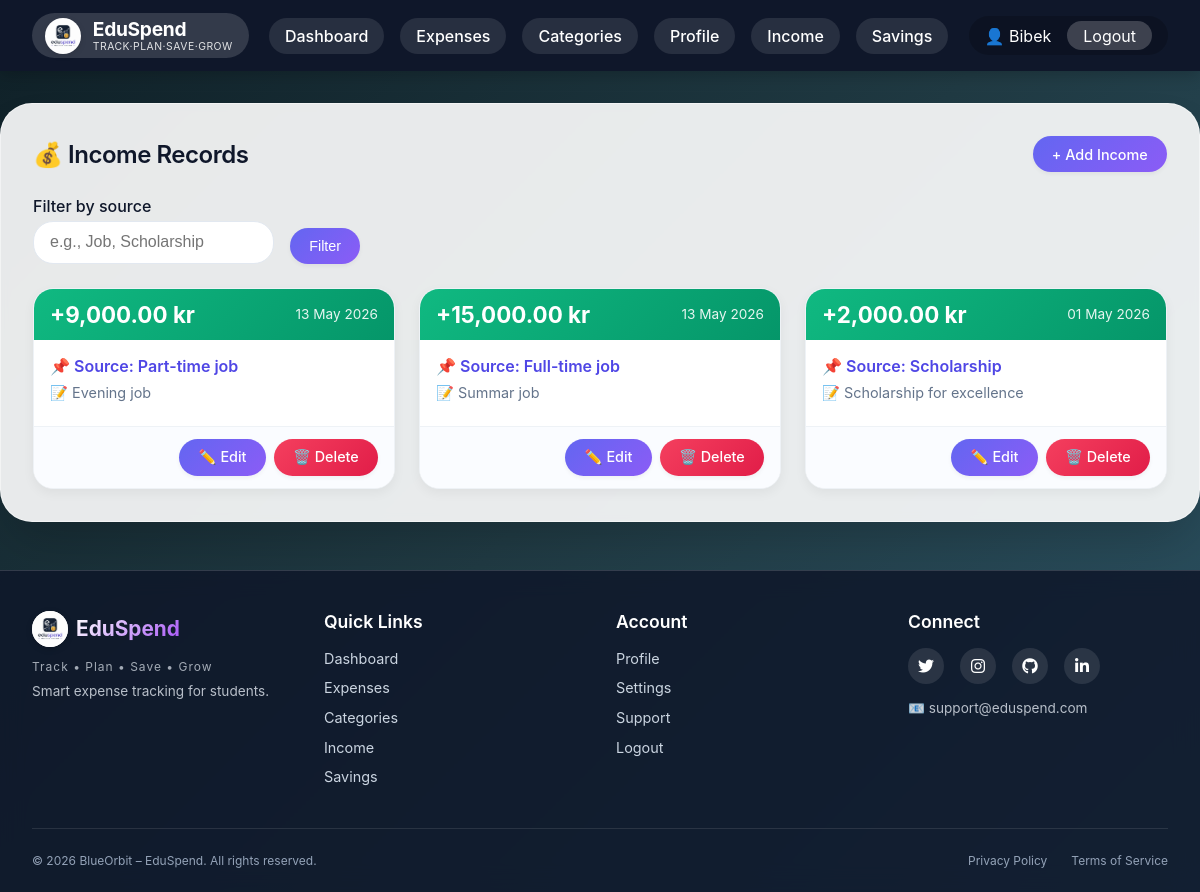
/modules/income/list.php (signed in), run on the app's committed database.
### tables this page shows
CREATE TABLE `tblincome` (
  `IncomeID` int(11) NOT NULL,
  `Amount` decimal(10,2) NOT NULL,
  `Source` varchar(100) NOT NULL,
  `IncomeDate` date NOT NULL,
  `IsScholarship` tinyint(1) DEFAULT 0,
  `StudentID` int(11) NOT NULL,
  `Notes` varchar(255) DEFAULT NULL
);

### includes/Income.php (called while the page is built, shortened)
<?php
require_once __DIR__ . '/config.php';
class Income {
    public function __construct($data = null) {
        if ($data) {
            $this->incomeId = $data['IncomeID'] ?? null;
            $this->amount = $data['Amount'] ?? null;
            $this->source = $data['Source'] ?? null;
            $this->incomeDate = $data['IncomeDate'] ?? null;
            $this->notes = $data['Notes'] ?? null;
        }
    }
    public static function all($studentId, $filterSource = null) {
        global $pdo;
        $sql = "SELECT * FROM tblIncome WHERE StudentID = ?";
        $params = [$studentId];
        $sql .= " ORDER BY IncomeDate DESC";
        $stmt = $pdo->prepare($sql);
        $stmt->execute($params);
        $rows = $stmt->fetchAll(PDO::FETCH_ASSOC);
        $incomes = [];
        foreach ($rows as $row) {
            $incomes[] = new Income($row);
        }
        return $incomes;
    }
}
?>

### modules/income/list.php (the view, shortened to what this page needs)
<?php
require_once '../../includes/header.php';
require_once '../../includes/Income.php';
$user_id = $_SESSION['user_id'];
$filter_source = $_GET['source'] ?? '';
$incomes = Income::all($user_id, $filter_source);
?>
<div class="page-header">
    <h2>💰 Income Records</h2>
    <a href="add.php" class="btn">+ Add Income</a>
</div>
<div class="filter-bar">
    <form method="get" style="display:flex; gap:1rem; align-items: flex-end;">
        <div class="form-group" style="margin-bottom:0;">
            <label>Filter by source</label>
            <input type="text" name="source" placeholder="e.g., Job, Scholarship" value="<?= htmlspecialchars($filter_source) ?>">
        </div>
        <button type="submit" class="btn">Filter</button>
    </form>
</div>
<?php if (empty($incomes)): ?>
    <div class="alert alert-info">No income records. <a href="add.php">Add your first income</a></div>
<?php else: ?>
    <div class="expense-grid">
        <?php foreach ($incomes as $inc): ?>
            <div class="expense-card">
                <div class="card-header" style="background: linear-gradient(135deg, #10b981, #059669);">
                    <span class="amount">+<?= number_format($inc->amount, 2) ?> kr</span>
                    <span class="date"><?= date('d M Y', strtotime($inc->incomeDate)) ?></span>
                </div>
                <div class="card-body">
                    <div class="category">
                        📌 Source: <?= htmlspecialchars($inc->source) ?>
                    </div>
                    <?php if (!empty($inc->notes)): ?>
                        <div class="notes">
                            📝 <?= htmlspecialchars($inc->notes) ?>
                        </div>
                    <?php endif; ?>
                </div>
                <div class="card-footer">
                    <a href="edit.php?id=<?= $inc->incomeId ?>" class="btn">✏️ Edit</a>
                    <a href="delete.php?id=<?= $inc->incomeId ?>" class="btn btn-danger delete-link">🗑️ Delete</a>
                </div>
            </div>
        <?php endforeach; ?>
    </div>
<?php endif; ?>
<?php require_once '../../includes/footer.php'; ?>

### assets/css/style.css (style rules this page uses)
:root { --primary: #6366f1; --primary-dark: #4f46e5; --secondary: #10b981; --danger: #f43f5e; --warning: #f59e0b; --dark: #0f172a; --light: #f8fafc; --gray: #64748b; --glass: rgba(255, 255, 255, 0.2); --glass-border: rgba(255, 255, 255, 0.3); }
* { margin: 0; padding: 0; box-sizing: border-box; }
body { background: linear-gradient(135deg, #0f2027, #203a43, #2c5364); background-attachment: fixed; font-family: 'Inter', system-ui, -apple-system, 'Segoe UI', Roboto, Helvetica, Arial, sans-serif; min-height: 100vh; color: var(--dark); }
h1, h2, h3 { color: var(--dark); font-weight: 600; letter-spacing: -0.02em; }
.form-group { margin-bottom: 1.2rem; }
label { display: block; font-weight: 500; margin-bottom: 0.3rem; color: var(--dark); }
input, select, textarea { width: 100%; padding: 0.7rem 1rem; border: 1px solid #e2e8f0; border-radius: 20px; font-size: 1rem; transition: all 0.2s; background: white; }
.btn { display: inline-block; background: linear-gradient(135deg, #6366f1, #8b5cf6); color: white; padding: 0.6rem 1.2rem; border: none; border-radius: 40px; cursor: pointer; text-decoration: none; font-size: 0.9rem; font-weight: 500; transition: all 0.2s; box-shadow: 0 2px 4px rgba(0,0,0,0.05); }
.btn-danger { background: linear-gradient(135deg, #f43f5e, #e11d48); }
.filter-bar { display: flex; gap: 1rem; flex-wrap: wrap; margin-bottom: 1.5rem; align-items: flex-end; }
.filter-bar .form-group { margin-bottom: 0; flex: 1; }
.expense-grid { display: grid; grid-template-columns: repeat(auto-fill, minmax(320px, 1fr)); gap: 1.5rem; margin-top: 1.5rem; }
.expense-card { background: white; border-radius: 20px; box-shadow: 0 4px 12px rgba(0,0,0,0.05); transition: all 0.2s; overflow: hidden; border: 1px solid #eef2f6; }
.card-header { background: linear-gradient(135deg, #667eea 0%, #764ba2 100%); padding: 0.75rem 1rem; color: white; display: flex; justify-content: space-between; align-items: center; }
.card-header .amount { font-size: 1.4rem; font-weight: bold; }
.card-header .date { font-size: 0.85rem; opacity: 0.9; }
.card-body { padding: 1rem; }
.card-body .category { font-weight: 600; color: #4f46e5; margin-bottom: 0.5rem; }
.card-body .notes { color: #64748b; font-size: 0.9rem; margin: 0.5rem 0; }
.card-footer { padding: 0.75rem 1rem; border-top: 1px solid #eef2f6; display: flex; justify-content: flex-end; gap: 0.5rem; background: #fafcff; }
.page-header { display: flex; justify-content: space-between; align-items: center; margin-bottom: 1.5rem; flex-wrap: wrap; gap: 1rem; }
.page-header h2 { margin: 0; }

### data on the page
tblincome: Amount "9,000.00", IncomeDate "13 May 2026", Source "Part-time job", Notes "Evening job"
tblincome: Amount "15,000.00", IncomeDate "13 May 2026", Source "Full-time job", Notes "Summar job"
tblincome: Amount "2,000.00", IncomeDate "01 May 2026", Source "Scholarship", Notes "Scholarship for excellence"

### other printed values
$_SESSION['user_name'] "Bibek"
